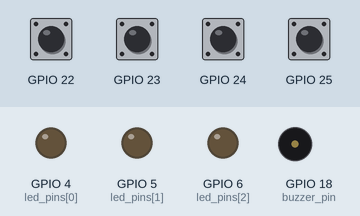
A program run on a simulated Raspberry Pi (BCM pin numbers). Shown: output pins drawn as LEDs (lit = HIGH), buzzer (waves = sounding). The inputs (shaded band) are chosen by the test bench; at power-on: GPIO 22–25 HIGH. Random numbers come from a fixed seed.

Above: at 1.2 s.
1.3 s: GPIO 22 pulled LOW for 0.15 s
At 2.45 s:
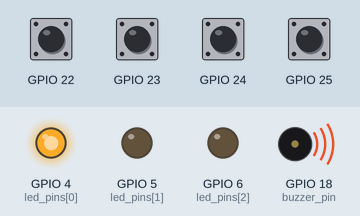
At 3.05 s:
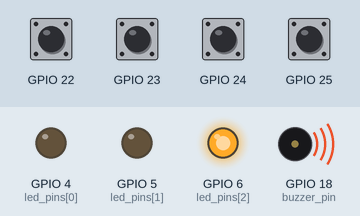
Timing chart, 0 to 4.7 s (numbered marks = the images above; inputs shaded):
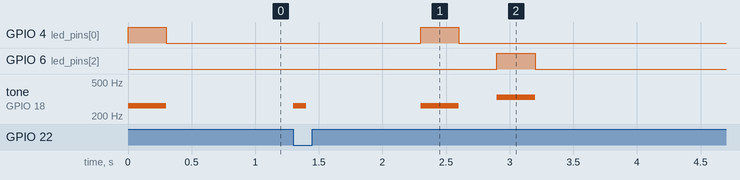

Measured:
- after the input at 1.3 s, GPIO 4 (led_pins[0]): LOW → HIGH after 1.0 s, → LOW 0.30 s later; GPIO 6 (led_pins[2]): LOW → HIGH after 1.6 s, → LOW 0.30 s later; tone on GPIO 18 (buzzer_pin): plays 262 Hz for 0.10 s, 262 Hz for 0.30 s, 330 Hz for 0.30 s, starting at once

The program:

Chattering.py
```python
import RPi.GPIO as GPIO
import time
import random

# GPIO 핀 설정
SW1 = 22
SW2 = 23
SW3 = 24
SW4 = 25
led_pins = [4, 5, 6]
buzzer_pin = 18

# 초기화
GPIO.setwarnings(False)
GPIO.setmode(GPIO.BCM)

# LED 핀을 출력으로 설정
for pin in led_pins:
    GPIO.setup(pin, GPIO.OUT)

# 버튼 핀을 입력으로 설정
# 내부풀업을 사용하여 스위치가 입력상태가 아닐 때 스위치는 HIGH를 유지. 스위치를 누르면(입력하면) LOW가 됨
buttons = [SW1, SW2, SW3, SW4]
for button in buttons:
    GPIO.setup(button, GPIO.IN, pull_up_down=GPIO.PUD_UP)

# 부저 핀을 출력으로 설정
GPIO.setup(buzzer_pin, GPIO.OUT)

# 부저의 PWM을 설정
buzzer = GPIO.PWM(buzzer_pin, 100)

# 시간과 컬러를 입력받아 소리를 재생한다.(빨간색은 262Hz, 초록색은 294Hz, 파란색은 330Hz)
def play_tone(duration, color=0):
    if color == 4:
        buzzer.ChangeFrequency(262)
    elif color == 5:
        buzzer.ChangeFrequency(294)
    elif color == 6:
        buzzer.ChangeFrequency(330)
    buzzer.start(10)
    time.sleep(duration)
    buzzer.stop()

#순서대로 LED를 켜고 소리를 낸다.
def play_sequence(sequence):
    for color in sequence:
        GPIO.output(color, GPIO.HIGH)
        play_tone(0.3, color)
        GPIO.output(color, GPIO.LOW)
        time.sleep(0.3)

# 버튼 콜백 함수는 GPIO라이브러리의 add_event_detect()함수를 통해 콜백 함수로 등록됨
# 이 함수는 스위치가 눌리면 호출되는 함수임
def button_callback(channel):
    global user_input
    # 눌린 버튼의 번호를 user_input 리스트에 추가
    # index(channel)은 리스트 내에서 channel이라는 값의 인덱스를 반환하는 메소드(함수)
    # channel에는 콜백함수가 호출될 때 GPIO핀 번호가 들어감
    # buttons = [SW1, SW2, SW3, SW4]임
    # 그리고 각 핀 번호는 22, 23, 24, 25임
    # SW1를 누르면 index(channel)함수는 buttons 리스트의 SW1의 위치인 0을 반환함
    # 이 값에 4를 더해서 user_input 리스트에 4를 추가함.
    # 이유는 user_input != sequence 부분에서 sequence는 led_pins의 값인 4, 5, 6 중에 하나를 가지고 있음
    # 그렇다면 0 ~ 4값을 가진 user_input은 무조건 조건을 만족시켜서 게임을 끝내버림
    # 그렇기 때문에 4를 더하여 각각 [4 ,5, 6, 7]의 값을 만들어 조건을 만족시키지 않아 게임을 이어나감
    user_input.append(buttons.index(channel) + 4)
    play_tone(0.1)

def main():
    global user_input
    try:
        sequence = []
        while True:
            sequence.append(random.choice(led_pins)) # 랜덤으로 출력된 LED를 sequence 배열(리스트)에 하나 추가한다.
            play_sequence(sequence) # 랜덤으로 출력된 LED가 추가된 시퀀스 리스트를 재생한다.

            user_input = []
            for _ in range(len(sequence)): # 시퀀스리스트의 길이만큼 사용자 입력을 받는다.
                while len(user_input) < len(sequence):
                    pass

            if user_input != sequence: # 사용자 입력이 시퀀스와 다르면 게임 종료
                print("Game Over! Your score:", len(sequence) - 1) # 점수 출력
                break

            time.sleep(1)

    except KeyboardInterrupt:
        pass
    finally:
        GPIO.cleanup()

if __name__ == "__main__":
    for button in buttons:
        # 스위치의 채터링 현상을 잡는 디바운스 기술을 사용.
        # 디바운스는 스위치를 누르거나 땔 때 발생하는 빠른 전압 변화를 필터링하여 안정적인 입력을 받는 방법
        GPIO.add_event_detect(button, GPIO.FALLING, callback=button_callback, bouncetime=200)
    main()
```
